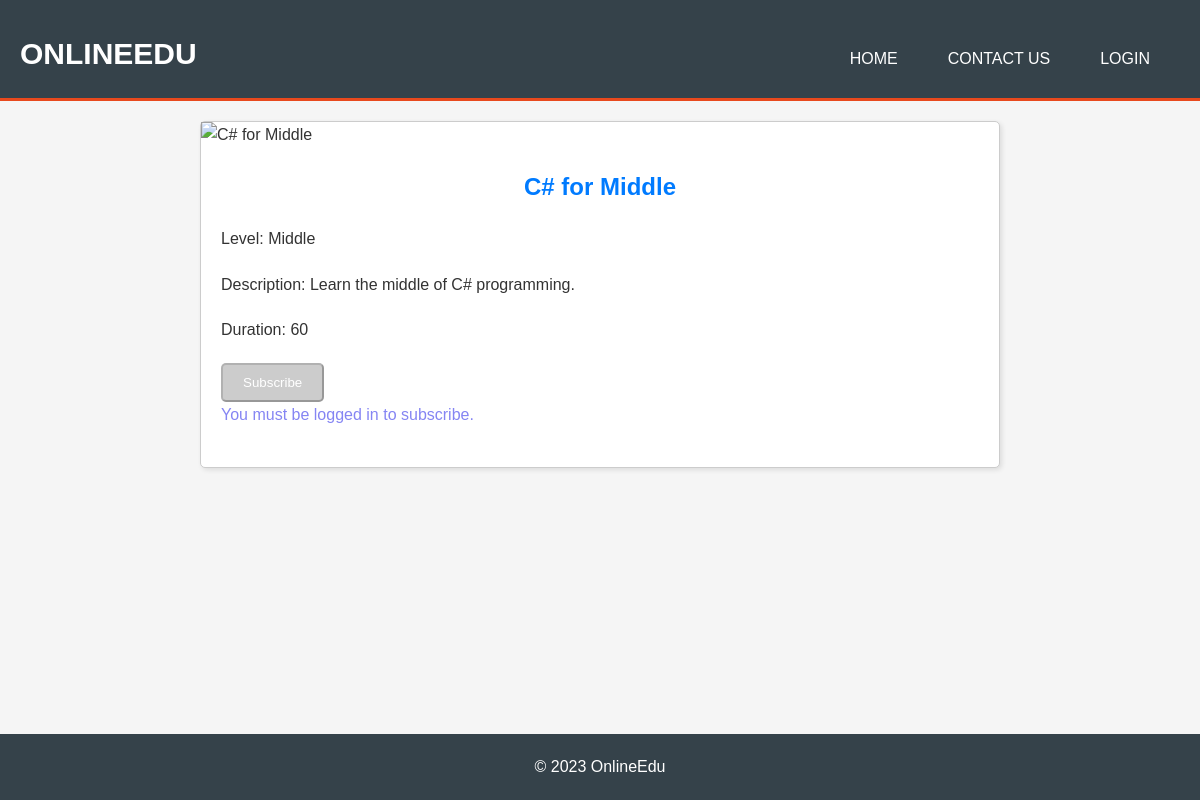
The page /pages/course.php?id=2 on the database its author committed.
### tables this page shows
CREATE TABLE Courses (
    CourseID INT AUTO_INCREMENT PRIMARY KEY,
    Title VARCHAR(100),
    Picture BLOB,
    Level ENUM('Junior', 'Middle', 'Senior'),
    Description TEXT,
    Duration INT
);

### pages/course.php (the view, shortened to what this page needs)
<?php
include '../includes/db_connection.php';
$loggedIn = isset($_SESSION['user_id']);
$courseId = $_GET['id'];
$sql = "SELECT * FROM Courses WHERE CourseID = ?";
$stmt = $conn->prepare($sql);
$stmt->bind_param('i', $courseId);
$stmt->execute();
$result = $stmt->get_result();
$course = $result->fetch_assoc();
?>
<html>
<head>
</head>
<body>
    <?php include 'header.php'; ?>
    <div class="course">
        <img src="../processes/image.php?id=<?php echo $course['CourseID']; ?>" alt="<?php echo $course['Title']; ?>">
        <div class="course-details">
            <h2><?php echo $course['Title']; ?></h2>
            <p>Level: <?php echo $course['Level']; ?></p>
            <p>Description: <?php echo $course['Description']; ?></p>
            <p>Duration: <?php echo $course['Duration']; ?></p>
            <form action="../processes/subscribe.php" method="post">
                <?php if ($loggedIn && !$userCourse) : ?>
                    <input type="submit" value="Subscribe" class="btn">
                <?php else : ?>
                    <input type="submit" value="Subscribe" class="btn disabled" disabled>
                <?php endif; ?>
            </form>
            <?php if (!$loggedIn) echo '<p class="alert">You must be logged in to subscribe.</p>'; ?>
        </div>
    </div>
    <?php include 'footer.php'; ?>
</body>
</html>

### styles/styles.css (style rules this page uses)
* { margin: 0; padding: 0; box-sizing: border-box; }
body { line-height: 1.6; font-family: Arial, sans-serif; background-color: #f4f4f4; color: #333; padding: 30px; }
body { font-family: Arial, sans-serif; margin: 0; padding: 0; background-color: #f5f5f5; display: flex; flex-direction: column; min-height: 100vh; }
.alert { color: rgb(133, 133, 243); }
.course { border: 1px solid #ccc; border-radius: 5px; box-shadow: 2px 2px 5px rgba(0, 0, 0, 0.1); width: 100%; max-width: 800px; margin: 20px auto; padding: 0 0 20px 0; background-color: white; }
.course .course-details { padding: 0 20px; }
.course h2 { margin-bottom: 20px; text-align: center; color: #007BFF; }
.course p { margin-bottom: 20px; }
.course img { display: block; margin: 0 auto 20px auto; max-width: 100%; }
.course .btn { display: inline-block; text-decoration: none; color: white; background-color: #007BFF; padding: 10px 20px; border-radius: 5px; transition: background-color 0.3s ease; }
.course .btn.disabled { background-color: #cccccc; cursor: not-allowed; }

### rows shown on the page
courses: Title "C# for Middle", Level "Middle", Description "Learn the middle of C# programming.", Duration "60"
